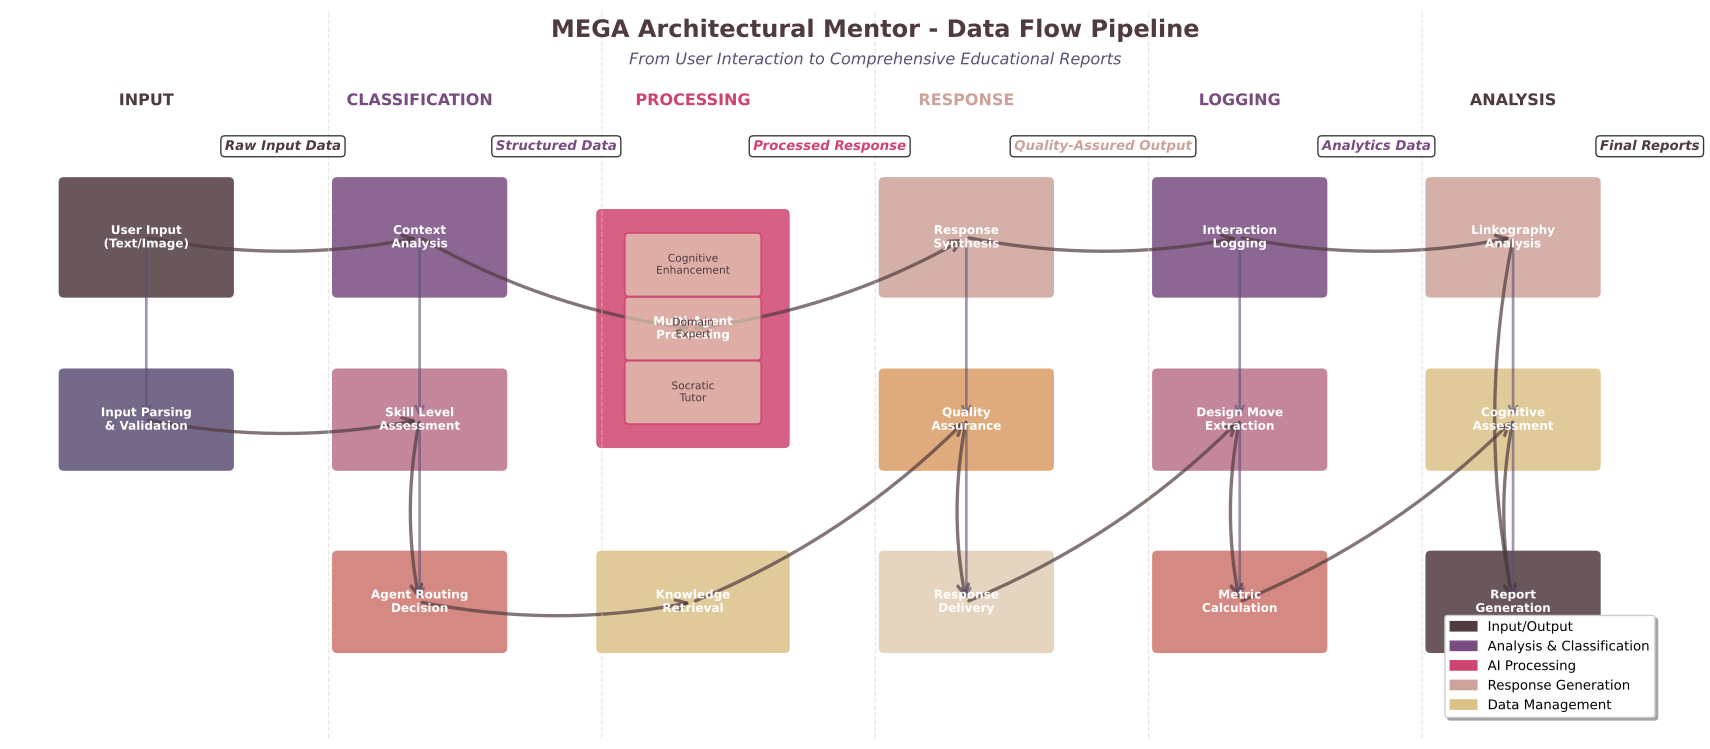

Here is the Python script that generated this plot:
"""
Data Flow Pipeline Diagram Generator
Creates visual representation of data flow from user interaction to final reports
"""

import matplotlib.pyplot as plt
import matplotlib.patches as mpatches
from matplotlib.patches import FancyBboxPatch, ConnectionPatch, FancyArrowPatch, Circle
import numpy as np
import os
import sys

# Add the benchmarking directory to the path to import thesis colors
sys.path.append(os.path.join(os.path.dirname(__file__), '..', '..', 'benchmarking'))
from thesis_colors import THESIS_COLORS, METRIC_COLORS, UI_COLORS

def create_data_flow_pipeline_diagram():
    """Create comprehensive data flow pipeline diagram"""
    
    # Create figure with proper sizing for horizontal flow
    fig, ax = plt.subplots(1, 1, figsize=(18, 10))
    
    # Define flow stages with positions and colors
    flow_stages = {
        # Input Stage
        'user_input': {'pos': (1, 8), 'size': (1.8, 1.2), 'color': THESIS_COLORS['primary_dark'], 'text': 'User Input\n(Text/Image)'},
        'input_parsing': {'pos': (1, 6), 'size': (1.8, 1), 'color': THESIS_COLORS['primary_purple'], 'text': 'Input Parsing\n& Validation'},
        
        # Classification Stage
        'context_analysis': {'pos': (4, 8), 'size': (1.8, 1.2), 'color': THESIS_COLORS['primary_violet'], 'text': 'Context\nAnalysis'},
        'skill_assessment': {'pos': (4, 6), 'size': (1.8, 1), 'color': THESIS_COLORS['primary_rose'], 'text': 'Skill Level\nAssessment'},
        'routing_decision': {'pos': (4, 4), 'size': (1.8, 1), 'color': THESIS_COLORS['accent_coral'], 'text': 'Agent Routing\nDecision'},
        
        # Processing Stage
        'agent_processing': {'pos': (7, 7), 'size': (2, 2.5), 'color': THESIS_COLORS['accent_magenta'], 'text': 'Multi-Agent\nProcessing'},
        'knowledge_retrieval': {'pos': (7, 4), 'size': (2, 1), 'color': THESIS_COLORS['neutral_warm'], 'text': 'Knowledge\nRetrieval'},
        
        # Response Generation Stage
        'response_synthesis': {'pos': (10, 8), 'size': (1.8, 1.2), 'color': THESIS_COLORS['primary_pink'], 'text': 'Response\nSynthesis'},
        'quality_check': {'pos': (10, 6), 'size': (1.8, 1), 'color': THESIS_COLORS['neutral_orange'], 'text': 'Quality\nAssurance'},
        'response_delivery': {'pos': (10, 4), 'size': (1.8, 1), 'color': THESIS_COLORS['neutral_light'], 'text': 'Response\nDelivery'},
        
        # Logging & Analytics Stage
        'interaction_logging': {'pos': (13, 8), 'size': (1.8, 1.2), 'color': THESIS_COLORS['primary_violet'], 'text': 'Interaction\nLogging'},
        'design_move_extraction': {'pos': (13, 6), 'size': (1.8, 1), 'color': THESIS_COLORS['primary_rose'], 'text': 'Design Move\nExtraction'},
        'metric_calculation': {'pos': (13, 4), 'size': (1.8, 1), 'color': THESIS_COLORS['accent_coral'], 'text': 'Metric\nCalculation'},
        
        # Analysis & Reporting Stage
        'linkography_analysis': {'pos': (16, 8), 'size': (1.8, 1.2), 'color': THESIS_COLORS['primary_pink'], 'text': 'Linkography\nAnalysis'},
        'cognitive_assessment': {'pos': (16, 6), 'size': (1.8, 1), 'color': THESIS_COLORS['neutral_warm'], 'text': 'Cognitive\nAssessment'},
        'report_generation': {'pos': (16, 4), 'size': (1.8, 1), 'color': THESIS_COLORS['primary_dark'], 'text': 'Report\nGeneration'},
    }
    
    # Draw flow stages
    for name, config in flow_stages.items():
        x, y = config['pos']
        width, height = config['size']
        color = config['color']
        text = config['text']
        
        # Create fancy box
        box = FancyBboxPatch(
            (x - width/2, y - height/2), width, height,
            boxstyle="round,pad=0.08",
            facecolor=color,
            edgecolor='white',
            linewidth=2.5,
            alpha=0.85
        )
        ax.add_patch(box)
        
        # Add text label
        ax.text(x, y, text, ha='center', va='center', 
               fontsize=9, fontweight='bold', color='white')
    
    # Define main flow connections
    main_flow = [
        ('user_input', 'context_analysis'),
        ('input_parsing', 'skill_assessment'),
        ('context_analysis', 'agent_processing'),
        ('skill_assessment', 'routing_decision'),
        ('routing_decision', 'knowledge_retrieval'),
        ('agent_processing', 'response_synthesis'),
        ('knowledge_retrieval', 'quality_check'),
        ('response_synthesis', 'interaction_logging'),
        ('quality_check', 'response_delivery'),
        ('response_delivery', 'design_move_extraction'),
        ('interaction_logging', 'linkography_analysis'),
        ('design_move_extraction', 'metric_calculation'),
        ('metric_calculation', 'cognitive_assessment'),
        ('linkography_analysis', 'report_generation'),
        ('cognitive_assessment', 'report_generation'),
    ]
    
    # Draw main flow arrows
    for start, end in main_flow:
        start_pos = flow_stages[start]['pos']
        end_pos = flow_stages[end]['pos']
        
        # Create curved arrow
        arrow = FancyArrowPatch(
            start_pos, end_pos,
            arrowstyle='->', mutation_scale=20,
            color=THESIS_COLORS['primary_dark'],
            linewidth=2.5, alpha=0.7,
            connectionstyle="arc3,rad=0.1"
        )
        ax.add_patch(arrow)
    
    # Add vertical flow connections
    vertical_connections = [
        ('user_input', 'input_parsing'),
        ('context_analysis', 'skill_assessment'),
        ('skill_assessment', 'routing_decision'),
        ('response_synthesis', 'quality_check'),
        ('quality_check', 'response_delivery'),
        ('interaction_logging', 'design_move_extraction'),
        ('design_move_extraction', 'metric_calculation'),
        ('linkography_analysis', 'cognitive_assessment'),
        ('cognitive_assessment', 'report_generation'),
    ]
    
    for start, end in vertical_connections:
        start_pos = flow_stages[start]['pos']
        end_pos = flow_stages[end]['pos']
        
        arrow = FancyArrowPatch(
            start_pos, end_pos,
            arrowstyle='->', mutation_scale=15,
            color=THESIS_COLORS['primary_purple'],
            linewidth=2, alpha=0.6
        )
        ax.add_patch(arrow)
    
    # Add data flow labels
    data_types = [
        {'pos': (2.5, 9), 'text': 'Raw Input Data', 'color': THESIS_COLORS['primary_dark']},
        {'pos': (5.5, 9), 'text': 'Structured Data', 'color': THESIS_COLORS['primary_violet']},
        {'pos': (8.5, 9), 'text': 'Processed Response', 'color': THESIS_COLORS['accent_magenta']},
        {'pos': (11.5, 9), 'text': 'Quality-Assured Output', 'color': THESIS_COLORS['primary_pink']},
        {'pos': (14.5, 9), 'text': 'Analytics Data', 'color': THESIS_COLORS['primary_violet']},
        {'pos': (17.5, 9), 'text': 'Final Reports', 'color': THESIS_COLORS['primary_dark']},
    ]
    
    for label in data_types:
        ax.text(label['pos'][0], label['pos'][1], label['text'], 
               ha='center', va='center', fontsize=10, fontweight='bold',
               color=label['color'], style='italic',
               bbox=dict(boxstyle="round,pad=0.3", facecolor='white', alpha=0.8))
    
    # Add pipeline stage separators
    separators = [3, 6, 9, 12, 15]
    for x in separators:
        ax.axvline(x=x, color=UI_COLORS['border'], linestyle='--', alpha=0.5, linewidth=1)
    
    # Add stage headers
    stage_headers = [
        {'pos': (1, 9.5), 'text': 'INPUT', 'color': THESIS_COLORS['primary_dark']},
        {'pos': (4, 9.5), 'text': 'CLASSIFICATION', 'color': THESIS_COLORS['primary_violet']},
        {'pos': (7, 9.5), 'text': 'PROCESSING', 'color': THESIS_COLORS['accent_magenta']},
        {'pos': (10, 9.5), 'text': 'RESPONSE', 'color': THESIS_COLORS['primary_pink']},
        {'pos': (13, 9.5), 'text': 'LOGGING', 'color': THESIS_COLORS['primary_violet']},
        {'pos': (16, 9.5), 'text': 'ANALYSIS', 'color': THESIS_COLORS['primary_dark']},
    ]
    
    for header in stage_headers:
        ax.text(header['pos'][0], header['pos'][1], header['text'], 
               ha='center', va='center', fontsize=12, fontweight='bold',
               color=header['color'])
    
    # Add parallel processing indicators
    parallel_processes = [
        {'center': (7, 7), 'processes': ['Socratic\nTutor', 'Domain\nExpert', 'Cognitive\nEnhancement']},
    ]
    
    for parallel in parallel_processes:
        center = parallel['center']
        processes = parallel['processes']
        
        # Draw smaller boxes for each process
        for i, process in enumerate(processes):
            y_offset = (i - 1) * 0.7
            pos = (center[0], center[1] + y_offset)
            
            box = FancyBboxPatch(
                (pos[0] - 0.7, pos[1] - 0.3), 1.4, 0.6,
                boxstyle="round,pad=0.05",
                facecolor=THESIS_COLORS['neutral_light'],
                edgecolor=THESIS_COLORS['accent_magenta'],
                linewidth=1.5,
                alpha=0.7
            )
            ax.add_patch(box)
            
            ax.text(pos[0], pos[1], process, ha='center', va='center',
                   fontsize=8, color=THESIS_COLORS['primary_dark'])
    
    # Set axis properties
    ax.set_xlim(-0.5, 18)
    ax.set_ylim(2.5, 10.5)
    ax.set_aspect('equal')
    ax.axis('off')
    
    # Add title
    ax.text(9, 10.2, 'MEGA Architectural Mentor - Data Flow Pipeline',
           fontsize=18, fontweight='bold', ha='center',
           color=THESIS_COLORS['primary_dark'])
    
    # Add subtitle
    ax.text(9, 9.9, 'From User Interaction to Comprehensive Educational Reports',
           fontsize=12, ha='center', style='italic',
           color=THESIS_COLORS['primary_purple'])
    
    # Create legend
    legend_elements = [
        mpatches.Patch(color=THESIS_COLORS['primary_dark'], label='Input/Output'),
        mpatches.Patch(color=THESIS_COLORS['primary_violet'], label='Analysis & Classification'),
        mpatches.Patch(color=THESIS_COLORS['accent_magenta'], label='AI Processing'),
        mpatches.Patch(color=THESIS_COLORS['primary_pink'], label='Response Generation'),
        mpatches.Patch(color=THESIS_COLORS['neutral_warm'], label='Data Management'),
    ]
    
    ax.legend(handles=legend_elements, loc='lower right', bbox_to_anchor=(0.98, 0.02),
             frameon=True, fancybox=True, shadow=True)
    
    plt.tight_layout()
    return fig

def save_diagram():
    """Save the diagram in multiple formats"""
    fig = create_data_flow_pipeline_diagram()
    
    # Define output paths
    base_path = os.path.dirname(__file__)
    png_path = os.path.join(base_path, '02_data_flow_pipeline.png')
    svg_path = os.path.join(base_path, '02_data_flow_pipeline.svg')
    
    # Save as PNG with high DPI
    fig.savefig(png_path, dpi=300, bbox_inches='tight', 
                facecolor='white', edgecolor='none')
    
    # Save as SVG for scalability
    fig.savefig(svg_path, format='svg', bbox_inches='tight',
                facecolor='white', edgecolor='none')
    
    print(f"Data Flow Pipeline diagram saved:")
    print(f"  PNG: {png_path}")
    print(f"  SVG: {svg_path}")
    
    plt.close(fig)

if __name__ == "__main__":
    save_diagram()